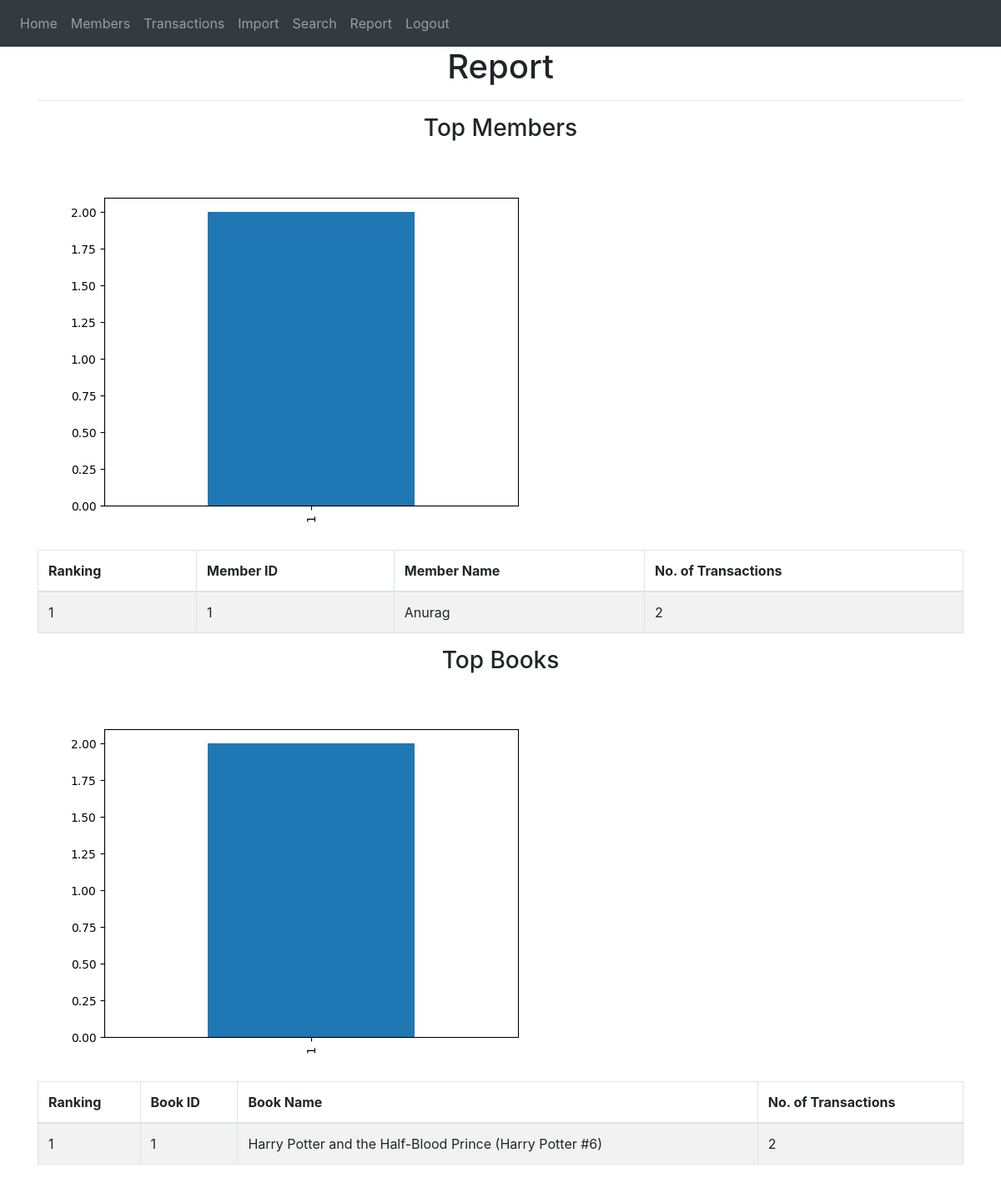
/report (signed in), run on the app's committed database.
### manager/models.py (models this page shows)
class Members(db.Model):
    memID = db.Column(db.Integer, primary_key=True)
    name = db.Column(db.String(150))
    phone = db.Column(db.String(150))
    email = db.Column(db.String(150))
    paid = db.Column(db.String(150))
    fine = db.Column(db.String(150))
    date = db.Column(db.DateTime(timezone=True), default=func.now())
    user_id = db.Column(db.Integer, db.ForeignKey(user))
    trans = db.relationship('Trans', backref='transfor')

class Books(db.Model):
    bookID = db.Column(db.Integer, primary_key=True)
    title = db.Column(db.String(150))
    authors = db.Column(db.String(150))
    isbn = db.Column(db.String(150))
    publisher = db.Column(db.String(150))
    payments = db.Column(db.String(150))
    stock = db.Column(db.String(150))
    data = db.Column(db.String(10000))
    date = db.Column(db.DateTime(timezone=True), default=func.now())
    user_id = db.Column(db.Integer, db.ForeignKey(user))
    trans = db.relationship('Trans', backref='transby')

### manager/operations.py (the view)
@operations.route('/report', methods=['GET', 'POST'])
@login_required
def report():
    trans = Trans.query.all()
    memfreq = {}
    bookfreq = {}
    for tran in trans:
        mem = Members.query.filter_by(memID=tran.mem_id).first()
        book = Books.query.filter_by(bookID=tran.book_id).first()
        if mem in memfreq:
            memfreq[mem] += 1
        else:
            memfreq[mem] = 1
        if book in bookfreq:
            bookfreq[book] += 1
        else:
            bookfreq[book] = 1
    topmem = Counter(memfreq).most_common(10)
    topbook = Counter(bookfreq).most_common(10)
    print("topbook")
    nam_tra = []
    num_tra = []
    for i in range(len(topmem)):
        print(topmem[i][0].name)
        nam_tra.append(topmem[i][0].memID)
        num_tra.append(topmem[i][1])
    s = pd.Series(num_tra, nam_tra)
    fig, ax = plt.subplots()
    s.plot.bar()
    fig.savefig('manager/static/members')
    nam_bok = []
    num_bok = []
    for i in range(len(topbook)):
        print(topbook[i][0].title)
        nam_bok.append(topbook[i][0].bookID)
        num_bok.append(topbook[i][1])
    s = pd.Series(num_bok, nam_bok)
    fig, ax = plt.subplots()
    s.plot.bar()
    fig.savefig('manager/static/books')
    return render_template("report.html", user=current_user, topmem=topmem, topbook=topbook)

### manager/__init__.py (called while the page is built)
def create_app():
    app = Flask(__name__)
    app.config['SECRET_KEY'] = 'secretkey'
    app.config['SQLALCHEMY_DATABASE_URI'] = f'sqlite:///{DB_NAME}'
    db.init_app(app)
    from .views import views
    from .operations import operations
    from .auth import auth
    app.register_blueprint(views, url_prefix='/')
    app.register_blueprint(operations, url_prefix='/')
    app.register_blueprint(auth, url_prefix='/')
    from .models import User, Books, Trans, Members
    create_database(app)
    login_manager = LoginManager()
    login_manager.login_view = 'auth.login'
    login_manager.init_app(app)
    @login_manager.user_loader
    def load_user(id):
        return User.query.get(int(id))
    return app

### manager/templates/report.html
{% extends "base.html" %} {% block title %}Report{% endblock %} {% block content %}
<h1 align="center">Report</h1>
<hr>
<h3 align="center">Top Members</h3>
<img src='{{ url_for('static', filename='members.png') }}'>
<br>
  <table class="table table-striped table-bordered">
    <thead>
      <tr>
        <th>Ranking</th>
        <th>Member ID</th>
        <th>Member Name</th>
        <th>No. of Transactions</th>
      </tr>
    </thead>
    {% for mem in topmem %}
    <tbody>
      <tr>
        <td>{{ topmem.index(mem)+1 }}</td>
        <td>{{ mem[0].memID }}</td>
        <td>{{ mem[0].name }}</td>
        <td>{{ mem[1] }}</td>
      </tr>
    </tbody>
    {% endfor %}
  </table>
<h3 align="center">Top Books</h3>
<img src='{{ url_for('static', filename='books.png') }}'>
  <table class="table table-striped table-bordered">
    <thead>
      <tr>
        <th>Ranking</th>
        <th>Book ID</th>
        <th>Book Name</th>
        <th>No. of Transactions</th>
      </tr>
    </thead>
    {% for book in topbook %}
    <tbody>
      <tr>
        <td>{{ topbook.index(book)+1 }}</td>
        <td>{{ book[0].bookID }}</td>
        <td>{{ book[0].title }}</td>
        <td>{{ book[1] }}</td>
      </tr>
    </tbody>
    {% endfor %}
  </table>
{% endblock %}

### manager/templates/base.html (shortened to what this page needs)
<!DOCTYPE html>
<html>
<head>
  <link rel="stylesheet" href="https://stackpath.bootstrapcdn.com/bootstrap/4.4.1/css/bootstrap.min.css" />
  <link rel="stylesheet" href="https://stackpath.bootstrapcdn.com/font-awesome/4.7.0/css/font-awesome.min.css" />
</head>
<body>
  <nav class="navbar navbar-expand-lg navbar-dark bg-dark">
    <div class="collapse navbar-collapse" id="navbar">
      <div class="navbar-nav">
        {% if user.is_authenticated %}
        <a class="nav-item nav-link" id="home" href="/">Home</a>
        <a class="nav-item nav-link" id="members" href="/members">Members</a>
        <a class="nav-item nav-link" id="trans" href="/trans">Transactions</a>
        <a class="nav-item nav-link" id="import_api" href="/import_api">Import</a>
        <a class="nav-item nav-link" id="search" href="/search">Search</a>
        <a class="nav-item nav-link" id="search" href="/report">Report</a>
        <a class="nav-item nav-link" id="logout" href="/logout">Logout</a>
        {% else %}
        <a class="nav-item nav-link" id="login" href="/login">Login</a>
        <a class="nav-item nav-link" id="signUp" href="/sign-up">Sign Up</a>
        {% endif %}
      </div>
    </div>
  </nav>
  <div class="container">{% block content %} {% endblock %}</div>
</body>
</html>

### data on the page
Members: topmem "1", memID "1", name "Anurag", mem "2"
Books: topbook "1", bookID "1", title "Harry Potter and the Half-Blood Prince (Harry Potter #6)", book "2"
